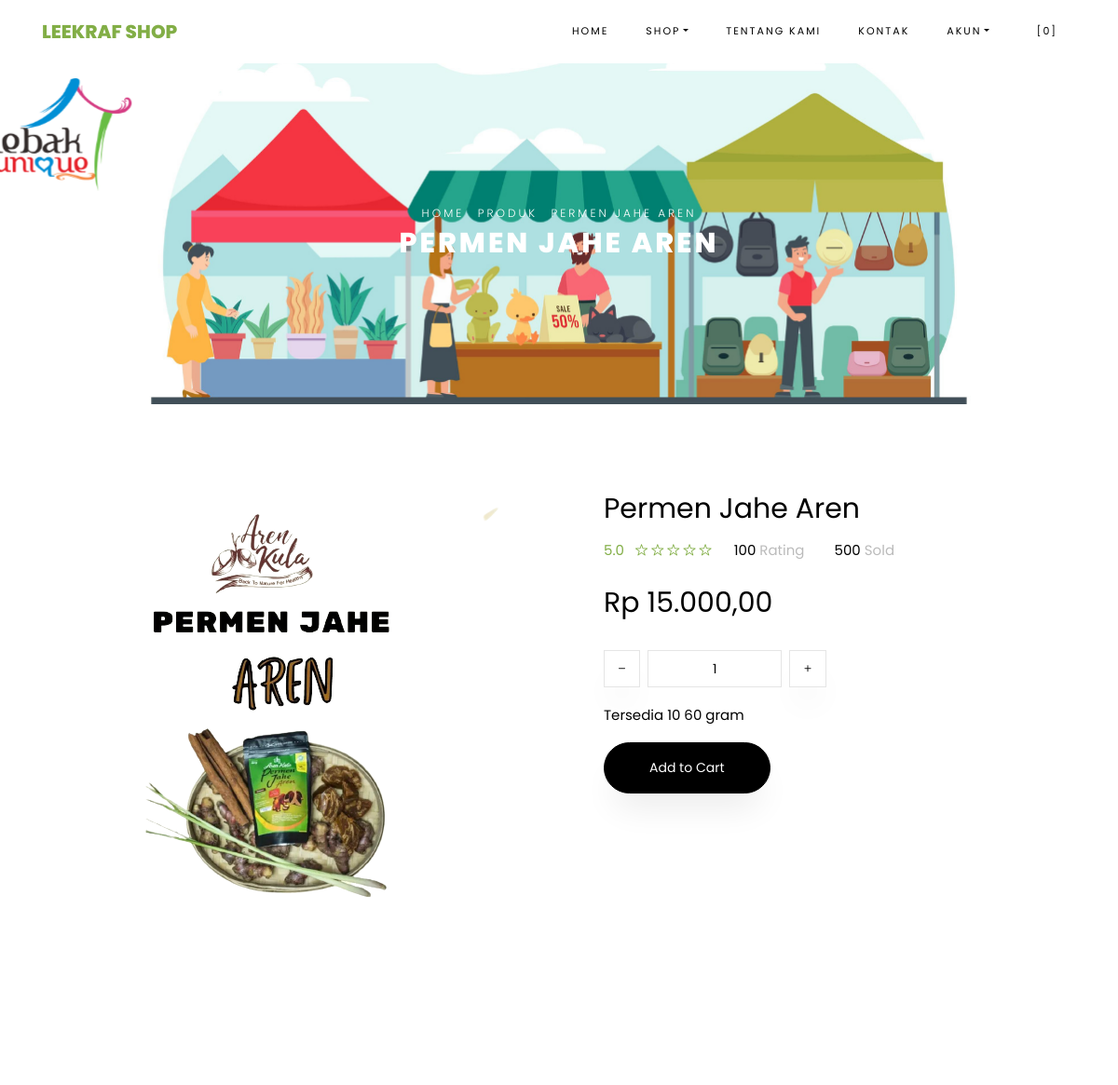
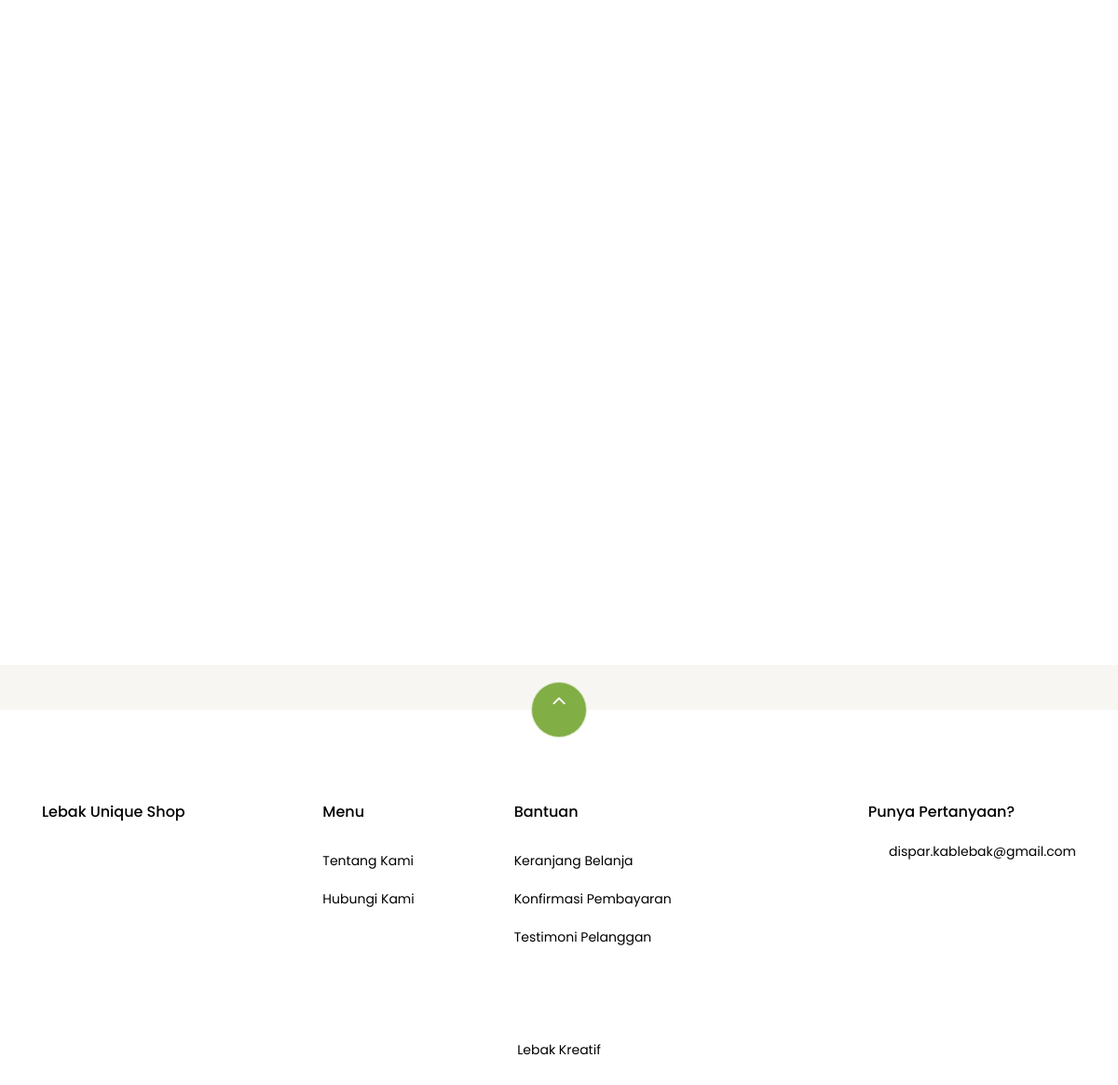
The app's page /index.php/shop/product/10/AMXA410449/ with its own data (2 pictures, top to bottom).
### tables this page shows
CREATE TABLE `settings` (
  `id` int(10) NOT NULL,
  `key` varchar(32) NOT NULL,
  `content` varchar(191) NOT NULL
);

CREATE TABLE `products` (
  `id` bigint(20) NOT NULL,
  `category_id` int(10) DEFAULT NULL,
  `sku` varchar(32) DEFAULT NULL,
  `name` varchar(191) NOT NULL,
  `description` varchar(191) DEFAULT NULL,
  `picture_name` varchar(191) DEFAULT NULL,
  `price` decimal(8,2) NOT NULL,
  `current_discount` decimal(8,2) DEFAULT '0.00',
  `stock` int(10) NOT NULL,
  `product_unit` varchar(32) DEFAULT NULL,
  `is_available` tinyint(1) DEFAULT '1',
  `add_date` datetime DEFAULT NULL
);

### application/helpers/themes_helper.php (called while the page is built, shortened)
<?php
if ( ! function_exists('get_theme_name'))
{
    function get_theme_name() {
        $current_theme = get_settings('current_theme_name');
        return ($current_theme) ? $current_theme : false;
    }
}
if ( ! function_exists('get_template_part'))
{
    function get_template_part($file_name = null, $params = array()) {
        if ($file_name !== '') {
            $current_theme = get_theme_name();
            if ( file_exists($file_location = VIEWPATH .'themes/'. $current_theme .'/'. $file_name .'.php')) {
                $CI =& get_instance();
                $CI->load->view('themes/'. $current_theme .'/'. $file_name, $params);
            }
            else {
                echo '<div>Kesalahan: berkas tema <b>'. $file_name .'.php</b> tidak ditemukan.<br>Lokasi berkas: <b>'. $file_location .'</b></div>';
            }
        }
    }
}
if ( ! function_exists('get_footer'))
{
    function get_footer($params = array()) {
        get_template_part('footer', $params);
    }
}
if ( ! function_exists('get_theme_uri'))
{
    function get_theme_uri($file_name = null, $theme_name = NULL)
    {
        $theme_name = ($theme_name == NULL) ? get_theme_name() : $theme_name;
        return is_null($file_name) ? base_url('assets/themes/'. $theme_name .'/') : base_url('assets/themes/'. $theme_name .'/'. $file_name) ;
    }
}

### application/controllers/Shop.php (called while the page is built, shortened)
<?php
class Shop extends CI_Controller {
    public function product($id = 0, $sku = '')
    {
        if ($id == 0 || empty($sku))
        {
            show_error('Akses tidak sah!');
        }
        else
        {
            if ($this->product->is_product_exist($id, $sku))
            {
                $data = $this->product->product_data($id);
                $product['product'] = $data;
                $product['related_products'] = $this->product->related_products($data->id, $data->category_id);
                get_template_part('shop/view_single_product', $product);
                get_footer();
            }
            else
            {
                show_404();
            }
        }
    }
}

### index.php (called while the page is built, shortened)
<?php
require_once BASEPATH.'core/CodeIgniter.php';

### application/helpers/session_helper.php (called while the page is built, shortened)
<?php
if ( ! function_exists('init'))
{
    function init()
    {
        $CI =& get_instance();
        return $CI;
    }
}
if( ! function_exists('session_data'))
{
    function session_data()
    {
        $CI = init();
        $read_session_in_cookie = get_cookie('__ACTIVE_SESSION_DATA');
        $read_session_in_session = $CI->session->userdata('__ACTIVE_SESSION_DATA');
        if ($read_session_in_cookie)
        {
            $read_data = $CI->encryption->decrypt($read_session_in_cookie);
            $read_data = json_decode($read_data);
            return $read_data;
        }
        else if ($read_session_in_session)
        {
            $read_data = $CI->encryption->decrypt($read_session_in_session);
            $read_data = json_decode($read_data);
            return $read_data;
        }
        else {
            $default_session = new stdClass();
            $default_session->is_login = FALSE;
            $default_session->user_id = 0;
            $default_session->login_at = 0;
            $default_session->remember_me = FALSE;
            return $default_session;
        }
    }
}

### application/helpers/global_helper.php (called while the page is built, shortened)
<?php
if ( ! function_exists('get_settings'))
{
    function get_settings($key = '')
    {
        $CI =& get_instance();
        $row = $CI->db
            ->select('content')
            ->where('key', $key)
            ->get('settings')
            ->row();
        return $row->content;
    }
}
if ( ! function_exists('get_store_name'))
{
    function get_store_name()
    {
        return get_settings('store_name');
    }
}
if ( ! function_exists('format_rupiah')) {
    function format_rupiah($rp)
    {
        return number_format($rp, 2 ,',', '.');
    }
}

### application/models/Product_model.php (called while the page is built, shortened)
<?php
class Product_model extends CI_Model {
    public function product_data($id)
    {
        $data = $this->db->query("
            SELECT p.*, pc.name as category_name
            FROM products p
            JOIN product_category pc
                ON pc.id = p.category_id
            WHERE p.id = '$id'
        ")->row();
        return $data;
    }
    public function related_products($current, $category)
    {
        return $this->db->where(array('id !=' => $current, 'category_id' => $category))->limit(4)->get('products')->result();
    }
}

### application/views/themes/vegefoods/shop/view_single_product.php (the view, shortened to what this page needs)
<div class="hero-wrap hero-bread" style="background-image: url('<?php echo get_theme_uri('images/bgi.png'); ?>');">
    <div class="container">
      <div class="row no-gutters slider-text align-items-center justify-content-center">
        <div class="col-md-9 ftco-animate text-center">
            <p class="breadcrumbs"><span class="mr-2"><?php echo anchor(base_url(), 'Home'); ?></span>
            <span class="mr-2"><?php echo anchor('browse', 'Produk'); ?></span>
            <span><?php echo $product->name; ?></span></p>
          <h1 class="mb-0 bread"><?php echo $product->name; ?></h1>
        </div>
      </div>
    </div>
  </div>
  <section class="ftco-section">
      <div class="container">
          <div class="row">
              <div class="col-lg-6 mb-5 ftco-animate">
                  <a href="<?php echo base_url('assets/uploads/products/'. $product->picture_name); ?>" class="image-popup"><img src="<?php echo base_url('assets/uploads/products/'. $product->picture_name); ?>" class="img-fluid" alt="<?php echo $product->name; ?>"></a>
              </div>
              <div class="col-lg-6 product-details pl-md-5 ftco-animate">
                  <h3><?php echo $product->name; ?></h3>
                  <div class="rating d-flex">
                          <p class="text-left mr-4">
                              <a href="#" class="mr-2">5.0</a>
                              <a href="#"><span class="ion-ios-star-outline"></span></a>
                              <a href="#"><span class="ion-ios-star-outline"></span></a>
                              <a href="#"><span class="ion-ios-star-outline"></span></a>
                              <a href="#"><span class="ion-ios-star-outline"></span></a>
                              <a href="#"><span class="ion-ios-star-outline"></span></a>
                          </p>
                          <p class="text-left mr-4">
                              <a href="#" class="mr-2" style="color: #000;">100 <span style="color: #bbb;">Rating</span></a>
                          </p>
                          <p class="text-left">
                              <a href="#" class="mr-2" style="color: #000;">500 <span style="color: #bbb;">Sold</span></a>
                          </p>
                      </div>
                  <p class="price">
                      <?php if ($product->current_discount > 0) : ?>
                        <span class="mr-2 price-dc"><strike><small>Rp <?php echo format_rupiah($product->price); ?></small></strike></span>
                        <span class="price-sale text-success">Rp <?php echo format_rupiah($product->price - $product->current_discount); ?></span>
                      <?php else : ?>
                      <span>Rp <?php echo format_rupiah($product->price); ?></span>
                      <?php endif; ?>
                    </p>
                      <div class="row mt-4">
                          <div class="input-group col-md-6 d-flex mb-3">
                   <span class="input-group-btn mr-2">
                      <button type="button" class="quantity-left-minus btn"  data-type="minus" data-field="">
                     <i class="ion-ios-remove"></i>
                      </button>
                      </span>
                   <input type="text" id="quantity" name="quantity" class="form-control input-number" value="1" min="1" max="100">
                   <span class="input-group-btn ml-2">
                      <button type="button" class="quantity-right-plus btn" data-type="plus" data-field="">
                       <i class="ion-ios-add"></i>
                   </button>
                   </span>
                </div>
                <div class="col-md-12">
                    <p style="color: #000;">Tersedia <?php echo $product->stock; ?> <?php echo $product->product_unit; ?></p>
                </div>
            </div>
            <p><a href="#" class="btn btn-black btn-sm py-3 px-5 add-cart cart-btn" data-sku="<?php echo $product->sku; ?>" data-name="<?php echo $product->name; ?>" data-price="<?php echo ($product->current_discount > 0) ? ($product->price - $product->current_discount) : $product->price; ?>" data-id="<?php echo $product->id; ?>">Add to Cart</a></p>
              </div>
          </div>
      </div>
  </section>
  <section class="ftco-section">
      <div class="container">
              <div class="row justify-content-center mb-3 pb-3">
      </div>
      </div>
      <div class="container">
          <div class="row">
          </div>
      </div>
  </section>

### application/views/themes/vegefoods/footer.php (shortened to what this page needs)
<section class="ftco-section ftco-no-pt ftco-no-pb py-5 bg-light">
    <div class="container py-4">
    </div>
  </section>
  <footer class="ftco-footer ftco-section">
    <div class="container">
        <div class="row">
            <div class="mouse">
                      <a href="#" class="mouse-icon">
                          <div class="mouse-wheel"><span class="ion-ios-arrow-up"></span></div>
                      </a>
                  </div>
        </div>
      <div class="row mb-5">
        <div class="col-md">
          <div class="ftco-footer-widget mb-4">
            <h2 class="ftco-heading-2"><?php echo get_store_name(); ?></h2>
            <ul class="ftco-footer-social list-unstyled float-md-left float-lft mt-5">
            </ul>
          </div>
        </div>
        <div class="col-md">
          <div class="ftco-footer-widget mb-4 ml-md-5">
            <h2 class="ftco-heading-2">Menu</h2>
            <ul class="list-unstyled">
              <li><a href="<?php echo site_url('pages/about'); ?>" class="py-2 d-block">Tentang Kami</a></li>
              <li><a href="<?php echo site_url('pages/contact'); ?>" class="py-2 d-block">Hubungi Kami</a></li>
            </ul>
          </div>
        </div>
        <div class="col-md-4">
           <div class="ftco-footer-widget mb-4">
            <h2 class="ftco-heading-2">Bantuan</h2>
            <div class="d-flex">
                <ul class="list-unstyled mr-l-5 pr-l-3 mr-4">
                  <li><a href="<?php echo site_url('shop/cart'); ?>" class="py-2 d-block">Keranjang Belanja</a></li>
                  <li><a href="<?php echo site_url('customer/payments/confirm'); ?>" class="py-2 d-block">Konfirmasi Pembayaran</a></li>
                  <li><a href="<?php echo site_url('shop/testimonial'); ?>" class="py-2 d-block">Testimoni Pelanggan</a></li>
                </ul>
              </div>
          </div>
        </div>
        <div class="col-md">
          <div class="ftco-footer-widget mb-4">
              <h2 class="ftco-heading-2">Punya Pertanyaan?</h2>
              <div class="block-23 mb-3">
                <ul>
                  <li><a href="#"><span class="icon icon-envelope"></span><span class="text"><?php echo get_settings('store_phone_number'); ?></span>dispar.kablebak@gmail.com</a></li>
                </ul>
              </div>
          </div>
        </div>
      </div>
      <div class="row">
        <div class="col-md-12 text-center">
          <p>Lebak Kreatif
                      </p>
        </div>
      </div>
    </div>
  </footer>
</body>
</html>

### records on screen
settings: content (picture)
products: name "PERMEN JAHE AREN", picture_name (picture), name "Permen Jahe Aren", price "15.000,00", stock "10", product_unit "60 gram"
settings: content "Lebak Unique Shop"

### other values on screen
anchor(base_url(), 'Home') "HOME"
anchor('browse', 'Produk') "PRODUK"
